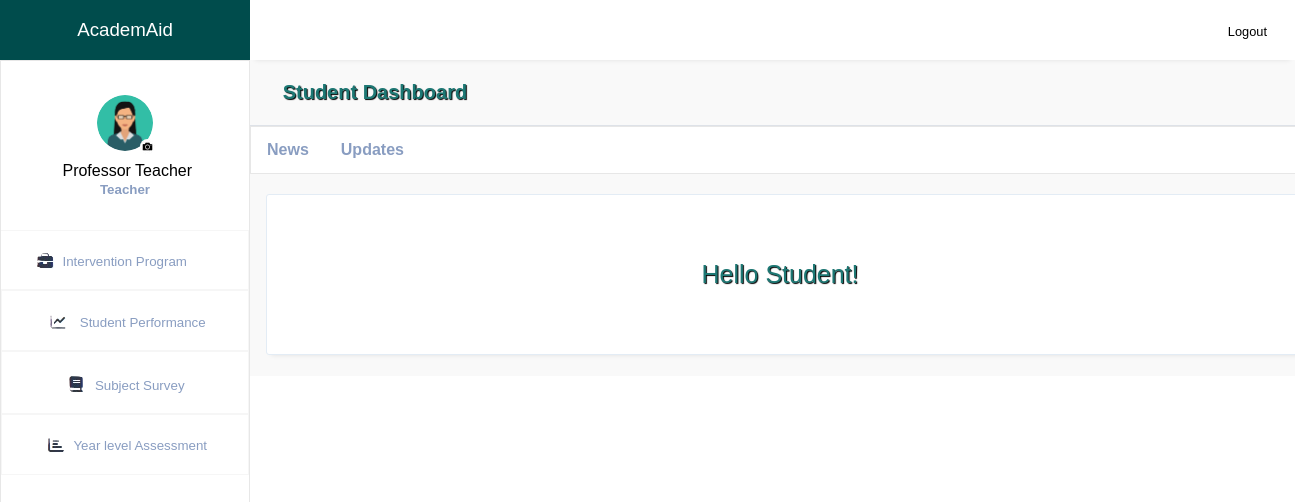
The page /dashboard_dash.php (signed in) on the database its author committed.
### tables this page shows
CREATE TABLE `tbl_users` (
  `user_id` int(11) NOT NULL,
  `user_uname` varchar(255) NOT NULL,
  `user_pass` varchar(255) NOT NULL,
  `role_id` varchar(255) NOT NULL,
  `fullname` varchar(255) NOT NULL,
  `course` varchar(255) NOT NULL,
  `year` int(11) NOT NULL,
  `program` varchar(255) NOT NULL,
  `id_number` varchar(255) NOT NULL,
  `email` varchar(255) NOT NULL,
  `contact_number` varchar(255) NOT NULL,
  `address` varchar(255) NOT NULL,
  `birthday` varchar(255) NOT NULL,
  `gender` varchar(255) NOT NULL,
  `skills` varchar(255) NOT NULL,
  `image` varchar(250) NOT NULL,
  `exam_score` varchar(255) NOT NULL,
  `subject` varchar(255) NOT NULL,
  `exam_score2` varchar(255) NOT NULL,
  `cc102_1` varchar(255) NOT NULL,
  `cc102_2` varchar(255) NOT NULL,
  `elec` varchar(255) NOT NULL,
  `elec2` varchar(255) NOT NULL,
  `netw` varchar(255) NOT NULL,
  `netw2` varchar(255) NOT NULL,
  `integ` varchar(255) NOT NULL,
  `integ2` varchar(255) NOT NULL,
  `assur` varchar(255) NOT NULL,
  `assur2` varchar(255) NOT NULL
);

### dashboard_dash.php (the view, shortened to what this page needs)
<?php
include '_conn.php';
?>
<!DOCTYPE html>
<html lang="en">
<head>
    <link rel="stylesheet" href="styler.css">
    <link rel="stylesheet" href="https://maxst.icons8.com/vue-static/landings/line-awesome/line-awesome/1.3.0/css/line-awesome.min.css">
</head>
<body>
    <div class="sidebar">
        <div class="side-header" style="background-color: #004c4c;">
            <a href="dashboard_welc.php"><h3>Academ<span>Aid</span></h3></a>
        </div>
        <div class="side-content" style="background-color: white; border: 1px solid #e7e7e7">
            <div class="profile">
               <a href="profile.php">
               <?php
               include 'student_pic.php';
               ?>
               </a>
                <h4 style="color: black; margin-top: 5px"><?php
        if (isset($_SESSION['user_id'])) {
          $loggedInUserId = $_SESSION['user_id'];
          $sql = "SELECT * FROM tbl_users WHERE user_id = $loggedInUserId";
          $result = $conn->query($sql);
        if ($result->num_rows > 0) {
         while ($row = $result->fetch_assoc()) {
        echo "&nbsp". $row["fullname"] ; }}}?></h4>
                <small><?php
        if (isset($_SESSION['user_id'])) {
          $loggedInUserId = $_SESSION['user_id'];
          $sql = "SELECT * FROM tbl_users WHERE user_id = $loggedInUserId";
          $result = $conn->query($sql);
        if ($result->num_rows > 0) {
         while ($row = $result->fetch_assoc()) {
        echo "". $row["course"]; }}}?></small>
            </div>
            <div class="side-menu" >
                <ul>
                    <li style="border-style: solid; border-width: 1px; border-color: #f6f6f6; margin-left: -30px">
                       <a href="intervene.php">
                          <img src="images/interv_icon.png" style=" position: relative; margin-bottom: -7px; ">
                            <small>Intervention Program</small>
                        </a>
                    </li>
                    <li style="border-style: solid; border-width: 1px; border-color: #f6f6f6">
                       <a href="performance.php">
                            <img src="images/perf_icon.png" style=" position: relative; margin-bottom: -7px; ">
                            <small>Student Performance</small>
                        </a>
                    </li>
                    <li style="border-style: solid; border-width: 1px; border-color: #f6f6f6">
                       <a href="exit_survey_student.php">
                         <img src="images/subj_icon.png" style=" position: relative; margin-bottom: -7px; ">
                            <small>Subject Survey</small>
                        </a>
                    </li>
                    <li style="border-style: solid; border-width: 1px; border-color: #f6f6f6">
                       <a href="yearly.php">
                         <img src="images/yearly_icon.png" style=" position: relative; margin-bottom: -7px; ">
                            <small>Year level Assessment</small>
                        </a>
                    </li>
                </ul>
            </div>
        </div>
    </div>
    <div class="main-content">
        <header style="background-color: white">
            <div class="header-content">
                <div class="header-menu">
                    <div class="user">
                        <div class="bg-img" style="background-image: url(img/1.jpeg)">
                        </div>
                        <a href="logout.php" style="color: black; margin-right: 12px; margin-top: 5px"><span>Logout</span></a>
                    </div>
                </div>
            </div>
        </header>
        <main>
        <div class="page-header" style="background-color: #f9f9f9">
                <h1 style="text-shadow: 1px 1px 1px #000000; font-size: 20px"><span style="color: #1d7874;">&nbsp&nbspStudent Dashboard</span></h1>
</div>
<ul style="list-style-type: none;
  margin: 0;
  padding: 0;
  overflow: hidden;
  border: 1px solid #e7e7e7;
  background-color: white">
  <li style="float: left; "><a class="active" href="#"><p style="color: #899DC1; font-weight: bold">News</p></a></li>
  <li style="float: left; "><a href="#"><p style="color: #899DC1; font-weight: bold">Updates</p></a></li>
</ul>
<div class="page-content" style="background-color: #f9f9f9">
<div class="card" style="background-color: white; border-style: none; border-width: 10px; border-color: #1d7874;
border-top: 1px solid #e3ecf5; border-bottom: 1px solid #e3ecf5; border-left: 1px solid #e3ecf5; border-right: 1px solid #e3ecf5; ">
              <small><p class="welcome" style="margin-left: -70px; text-shadow: 1px 1px 1px #000000; color: #1d7874; font-size: 25px"><br>Hello Student! <br>
                 <br></p></small>
          </div>
  </div>
</body>
</html>

### student_pic.php (shortened to what this page needs)
<?php
require '_conn.php';
$loggedInUserId = $_SESSION['user_id'];
$user = mysqli_fetch_assoc(mysqli_query($conn, "SELECT * FROM tbl_users WHERE user_id = $loggedInUserId"));
?>
<html>
<head>
<body>
<form class="form" id = "form" action="" enctype="multipart/form-data" method="post">
                                        <div class="upload">
                                            <?php
                                            $image = $user['image'];
                                            ?>
                                    <img src="profile_pictures/<?php echo $image; ?>" width ="125" height="125" title="<?php echo $image; ?>">
                                      <div class="round">
                                        </div>
                                       </div>
                                    </form>

### styler.css (style rules this page uses)
:root { --main-color: #22BAA0; --color-dark: #34425A; --text-grey: #B0B0B0; }
* { margin: 0; padding: 0; text-decoration: none; list-style-type: none; box-sizing: border-box; font-family: 'Merriweather', sans-serif; }
.sidebar { position: fixed; height: 100%; width: 250px; left: 0; bottom: 0; top: 0; z-index: 100; background: var(--color-dark); transition: left 300ms; }
.side-header { box-shadow: 0px 5px 5px -5px rgb(0 0 0 /10%); background: var(--main-color); height: 60px; display: flex; justify-content: center; align-items: center; }
.side-header h3, side-head span { color: #fff; font-weight: 400; }
.side-content { height: calc(100vh - 60px); overflow: auto; }
.profile { text-align: center; padding: 2rem 0rem; }
.bg-img { background-repeat: no-repeat; background-size: cover; border-radius: 50%; background-size: cover; }
.profile h4 { color: #fff; font-weight: 500; }
.profile small { color: #899DC1; font-weight: 600; }
.side-menu ul { text-align: center; }
.side-menu a { display: block; padding: 1.2rem 0rem; }
.side-menu a span, .side-menu a small { color: #899DC1; }
.main-content { margin-left: 250px; width: calc(100% - 165px); transition: margin-left 300ms; }
header { position: fixed; right: 0; top: 0; left: 250px; z-index: 100; height: 60px; box-shadow: 0px 5px 5px -5px rgb(0 0 0 /10%); background: #fff; transition: left 300ms; }
.header-content, .header-menu { display: flex; align-items: center; }
.header-content { justify-content: space-between; padding: 0rem 1rem; }
.header-menu { justify-content: flex-end; padding-top: .5rem; }
.user { display: flex; align-items: center; }
.user div, .client-img { height: 40px; width: 40px; margin-right: 1rem; }
.user span:last-child { display: inline-block; margin-left: .3rem; font-size: .8rem; }
main { margin-top: 60px; }
.page-header { padding: 1.3rem 1rem; background: #E9edf2; border-bottom: 1px solid #dee2e8; }
.page-header h1, .page-header small { color: #74767d; }
.page-content { padding: 1.3rem 1rem; background: #f1f4f9; }
.card { box-shadow: 0px 5px 5px -5px rgb(0 0 0 / 10%); background: #fff; padding: 1rem; border-radius: 3px; }

### dashboard_dash.php (style rules this page uses)
li a { display: block; color: #34425A; text-align: center; padding: 14px 16px; text-decoration: none; }
.welcome { color: gray; padding: 20px; text-align: center; font-size: 24px; }
body { background-image: url(''); opacity: 1; background-size: 100% 100%; }

### student_pic.php (style rules this page uses)
.upload { width: 125px; position: relative; margin: auto; }
.upload img { height: 60px; width: 60px; border-radius: 50%; border: 2px solid #DCDCDC; border-color: white; }
.upload .round { position: absolute; background-image: url('profile_pictures/kamera.jpg'); background-color: red; right: 0; width: 15px; height: 15px; line-height: 2px; text-align: center; border-radius: 50%; overflow: hidden; margin-top: -18px; margin-left: 0px; margin-right: 33px; border-color: black; border-width: 1px; }

### rows shown on the page
tbl_users: image (picture), fullname "Professor Teacher", course "Teacher"
